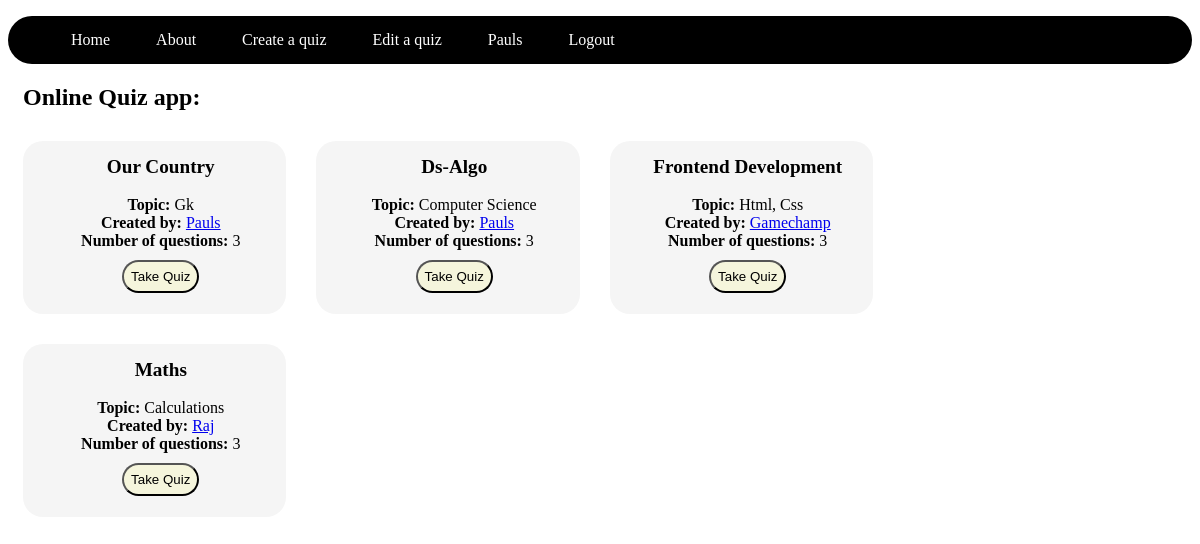
The app's page / (signed in) with its own data.
### mcq1/models.py (models this page shows, shortened)
class Quiz(models.Model):
    quiz_name = models.CharField(max_length=50, default=None)
    no_ques = models.IntegerField()
    author = models.ForeignKey('Usr', on_delete=models.CASCADE)
    topic = models.CharField(max_length=50)

class Usr(models.Model):
    user = models.OneToOneField(User, models.CASCADE, primary_key=True)
    is_student = models.BooleanField(default=False)
    is_teacher = models.BooleanField(default=False)
    def __str__(self):
        return self.user.username

### mcq1/views.py (the view)
# urls.py: path('', views.index, name='index'),
def index(request):
    quizzes = Quiz.objects.all()
    return render(request, 'mcq1/index.html', {'quizzes':quizzes})

### mcq1/templates/mcq1/index.html (shortened to what this page needs)
{% extends "mcq1/layout.html" %}
{% block content %}
<h2>Online Quiz app:</h2>
<div id="quiz_list">
{% for quiz in quizzes %}
<li><div class="container quiz_item">
    <div class="quiz_name"><b>{{ quiz.quiz_name|title }}</b></div><br>
    <strong>Topic:</strong>  {{ quiz.topic|title }}<br>
    <strong>Created by:</strong>  <a href={% url 'profile' pk=quiz.author.user.pk %}>{{ quiz.author|title }}</a><br>
    <strong>Number of questions:</strong>  {{ quiz.no_ques }}<br>
    <button type='button' class="quiz_btn"><a href={% url 'take_quiz' pk=quiz.pk %}>Take Quiz</a></button><br><br>
</div></li>
{% endfor %}
</div>
{% endblock %}

### mcq1/templates/mcq1/layout.html (shortened to what this page needs)
<!doctype html>
<html>
    {% load static %}
    <head>
        <link rel="stylesheet" href="{% static "css/styles.css" %}">
    </head>
    <body>
        <header>
        <nav class="navbar">
        <ul>
            <li><a href='/'>Home</a></li>
            <li><a href='/about/'>About</a></li>
            {% if user.is_authenticated %}
            <li><a href='/create_quiz/'>Create a quiz</a></li>
            <li><a href='/edit_quiz/'>Edit a quiz</a></li>
            {% endif %}
            {% if user.is_authenticated %}
            <li><a href={% url 'profile' pk=user.pk %}>{{ user.username|title }}</a></li>
            {% else %}
            <li><a href='/register/'>Register</a></li>
            {% endif %}
            <div class="righter">
            {% if user.is_authenticated %}
            <li><a href='/logout/'>Logout</a></li>
            {% else %}
            <li><a href='/login/'>Login</a></li>
            {% endif %}
            </div>
        </ul>
        </nav>
        </header>
        <div class="content">
        {% block content %}
        {% endblock %}
        </div>
    </body>
</html>

### mcq1/static/css/styles.css (style rules this page uses)
.navbar { background-color: black; border-radius: 25px; }
.navbar ul { overflow: auto; }
.navbar li { float: left; list-style: none; margin: 15px 20px; }
.navbar li a { padding: 3px 3px; text-decoration: none; color: white; }
.content { margin-left: 15px; }
.quiz_item { background-color: whitesmoke; margin-top: 10px; margin-bottom: 20px; margin-right: 30px; padding: 3px; padding-left: 15px; padding-top: 15px; border-radius: 20px; width: 21%; text-align: center; vertical-align: middle; float: left; }
.quiz_name { font-size: larger; }
#quiz_list li { list-style: none; }
.quiz_btn { background-color: beige; margin-top: 10px; padding: 7px; border-radius: 20px; }
.quiz_btn a { text-decoration: none; color: black; }

### records on screen
Quiz: quiz_name "Our Country", topic "Gk", author "Pauls", no_ques "3"
Quiz: quiz_name "Ds-Algo", topic "Computer Science", author "Pauls", no_ques "3"
Quiz: quiz_name "Frontend Development", topic "Html, Css", author "Gamechamp", no_ques "3"
Quiz: quiz_name "Maths", topic "Calculations", author "Raj", no_ques "3"

### other values on screen
{{ user.username|title }} "Pauls"
